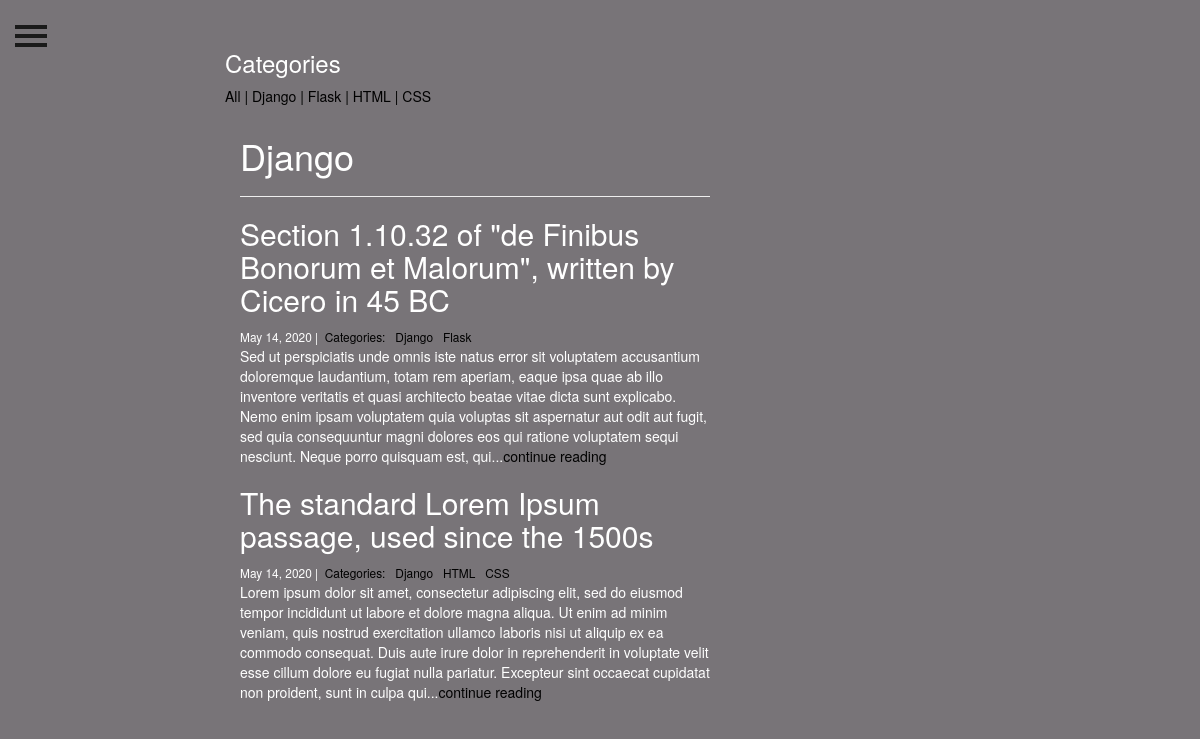
Screenshot of /blog/Django/ with the database file from the repository.
### veekblog/models.py (models this page shows, shortened)
class Category(models.Model):
    name = models.CharField(max_length=20)

class Post(models.Model):
    title = models.CharField(max_length=250)
    body = models.TextField()
    date_created = models.DateTimeField(auto_now_add=True)
    date_modifield = models.DateTimeField(auto_now=True)
    categories = models.ManyToManyField('Category', related_name='posts')

### veekblog/views.py (the view)
# urls.py: path("<category>/", views.blog_category, name="blog_category"),
def blog_category(request, category='all'):
    if category == 'all':
        posts = Post.objects.all().order_by('-date_created')
    else:
        posts = Post.objects.filter(
            categories__name__contains=category
        ).order_by(
            '-date_created'
        )
    categories = Category.objects.all()
    context = {
        "category": category,
        "posts": posts,
        "categories" : categories
    }
    return render(request, "blog_category.html", context)

### veekblog/templates/blog_category.html (shortened to what this page needs)
{% extends "base.html" %}
{% block page_content %}
  <h3>Categories</h3>
  <p>
  <a id="link" href="{% url 'blog_category' 'all'%}">All</a>
  {% for c in categories %}
    <a id="link" {% if c.name == category %}class="selected"{% endif %} href="{% url 'blog_category' c.name %}">| {{ c.name }}</a>
  {% endfor %}
  </p>
<div id="main" class="col-md-8 offset-md-2">
    <h1>{{ category | title }}</h1>
    <hr>
    {% for post in posts %}
        <h2><a id="title" href="{% url 'blog_detail' post.pk%}">{{ post.title }}</a></h2>
        <small>
            {{ post.date_created.date }} |&nbsp;
            <a id="link" href="#">Categories:</a>
            {% for category in post.categories.all %}
            <a id="link" href="{% url 'blog_category' category.name %}">
                {{ category.name }}
            </a>&nbsp;
            {% endfor %}
        </small>
        <p>{{ post.body | slice:":400" }}...<a id="link" href="{% url 'blog_detail' post.pk%}">continue reading</a></p>
    {% endfor %}
</div>
{% endblock %}

### veekprojects/static/css/base.css (style rules this page uses)
body { position: relative; overflow-x: hidden; }
body, html { height: 100%; }
#link { color: black !important; }
#title { color: white !important; }

### rows the page displays
Category: name "Django"
Category: name "Flask"
Category: name "HTML"
Category: name "CSS"
Post: title "Section 1.10.32 of \"de Finibus Bonorum et Malorum\", written by Cicero in 45 BC", date_created "May 14, 2020", body "Sed ut perspiciatis unde omnis iste natus error sit voluptatem accusantium doloremque laudantium, totam rem aperiam, eaque ipsa quae ab illo inventore veritatis et quasi architecto beatae vitae dicta sunt explicabo. Nemo enim ipsam voluptatem quia voluptas sit aspernatur aut odit aut fugit, sed quia consequuntur magni dolores eos qui ratione voluptatem sequi nesciunt. Neque porro quisquam est, qui"
Post: title "The standard Lorem Ipsum passage, used since the 1500s", date_created "May 14, 2020", body "Lorem ipsum dolor sit amet, consectetur adipiscing elit, sed do eiusmod tempor incididunt ut labore et dolore magna aliqua. Ut enim ad minim veniam, quis nostrud exercitation ullamco laboris nisi ut aliquip ex ea commodo consequat. Duis aute irure dolor in reprehenderit in voluptate velit esse cillum dolore eu fugiat nulla pariatur. Excepteur sint occaecat cupidatat non proident, sunt in culpa qui"
